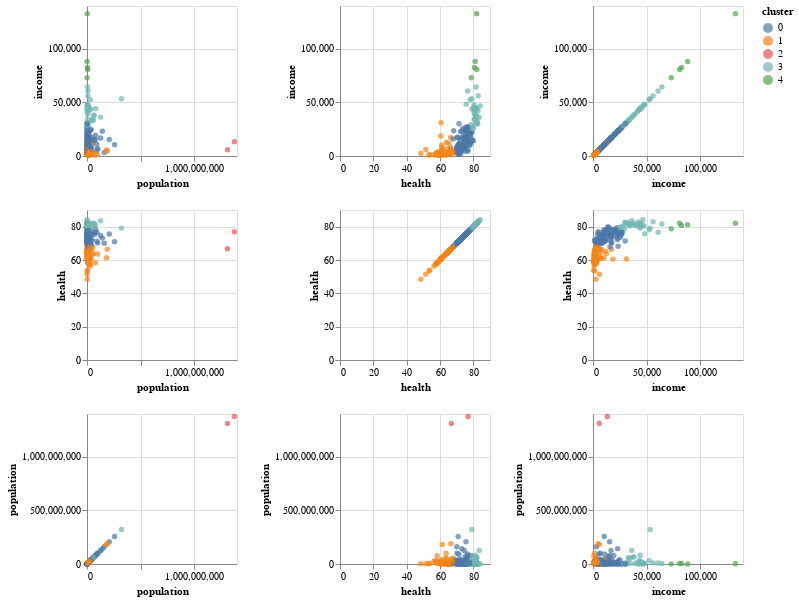

The cell this chart's notebook holds for it:
### Code cell
alt.Chart(gapminder).mark_circle().encode(
    alt.X(alt.repeat("column"), type='quantitative'),
    alt.Y(alt.repeat("row"), type='quantitative'),
    alt.Color('cluster:N')
).properties(
    width=150,
    height=150
).repeat(
    row=['income','health','population'],
    column=list(reversed(['income','health','population']))
)

### Figure 1 — Vega-Lite specification as saved in the notebook (floating-point values rounded to 4 significant figures; data arrays with more than 128 entries replaced by an {"elided": "..."} marker saying what was removed)
{"$schema": "https://vega.github.io/schema/vega-lite/v3.4.0.json", "config": {"background": "white", "mark": {"tooltip": null}, "view": {"height": 300, "width": 400}}, "datasets": {"data-7930f7669048747c6db89e7384b7ce56": {"elided": "187 records"}}, "repeat": {"column": ["population", "health", "income"], "row": ["income", "health", "population"]}, "spec": {"data": {"name": "data-7930f7669048747c6db89e7384b7ce56"}, "encoding": {"color": {"field": "cluster", "type": "nominal"}, "x": {"field": {"repeat": "column"}, "type": "quantitative"}, "y": {"field": {"repeat": "row"}, "type": "quantitative"}}, "height": 150, "mark": "circle", "width": 150}}
